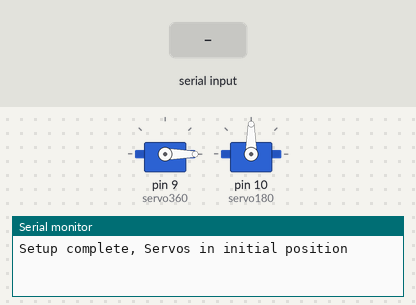
This sketch was run on a simulated Arduino Uno, built with avr-gcc and run on an emulated ATmega328P. Shown: 2 × servo, the last lines printed to the serial monitor. The inputs (shaded band) are chosen by the test bench.

Above: at 1.2 s.
1.3 s: "90,45\n" received over Serial
At 2.5 s:
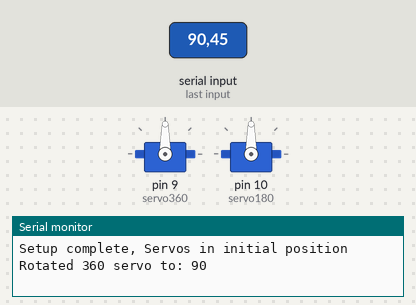
At 3.2 s:
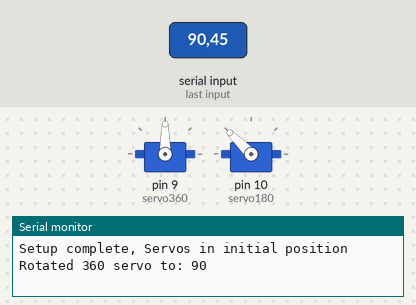
Timing chart, 0 to 10.3 s (numbered marks = the images above; inputs shaded):
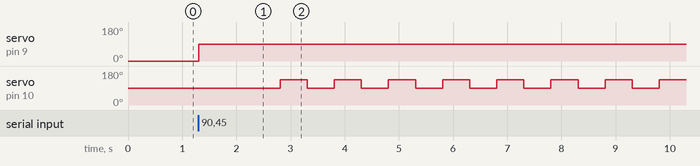

The sketch:

arduino_servo_code_360_180.ino
```cpp
#include <Servo.h>

Servo servo360;  // 360度回るサーボモーター
Servo servo180;  // 180度回るサーボモーター

void setup() {
  servo360.attach(9);  // 360度サーボモーターをピン9に接続
  servo180.attach(10); // 180度サーボモーターをピン10に接続

  // サーボモーターを初期位置に設定
  servo360.write(0);
  servo180.write(90); // 180度サーボモーターの中心位置

  Serial.begin(9600);  // シリアル通信を9600ボーで開始
  Serial.println("Setup complete, Servos in initial position");
}

void loop() {
  if (Serial.available() > 0) {
    int angle360 = Serial.parseInt(); // 360度サーボモーターの角度を読み取る
    int duration180 = Serial.parseInt(); // 180度サーボモーターの動作時間を読み取る

    // 360度サーボモーターを動かす
    rotateServo360(angle360);
    delay(1000); // 動作後の待機時間

    // 180度サーボモーターを動かす
    moveServo180(duration180);
    delay(1000); // 動作後の待機時間

    // 360度サーボモーターを初期位置に戻す
    resetServo360();
  }
}

void rotateServo360(int angle) {
  servo360.write(angle); // 360度サーボモーターを指定の角度に回転させる
  Serial.print("Rotated 360 servo to: ");
  Serial.println(angle);
}

void moveServo180(int duration) {
  long endTime = millis() + duration * 1000; // 終了時間を計算
  while (millis() < endTime) {
    servo180.write(90);  // 中心から左に45度
    delay(500);
    servo180.write(135); // 中心から右に45度
    delay(500);
  }
  Serial.print("Moved 180 servo for: ");
  Serial.print(duration);
  Serial.println(" seconds");
}

void resetServo360() {
  servo360.write(0); // 360度サーボモーターを初期位置に戻す
  Serial.println("360 servo reset to initial position");
}
```

Measured:
- after the input at 1.3 s, servo on pin 9 (servo360): 0° → 90° at once; servo on pin 10 (servo180): alternates 135° for 0.50 s and 90° for 0.50 s, starting after 1.5 s
